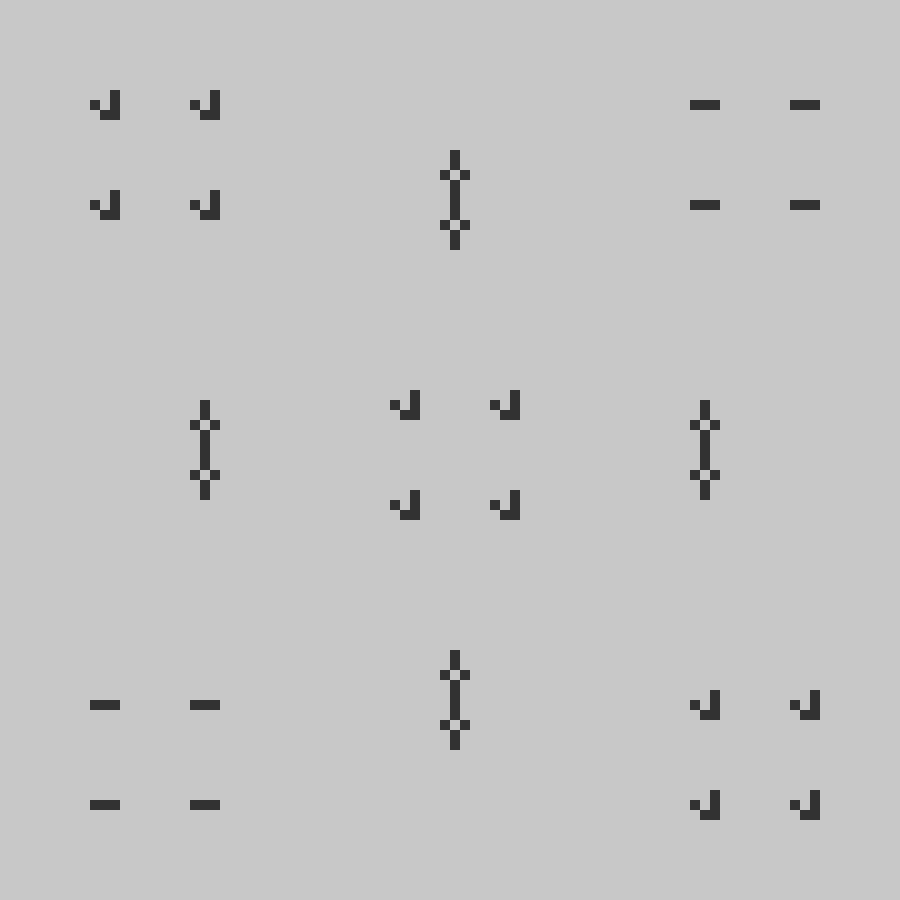
Frame 1 (no input)
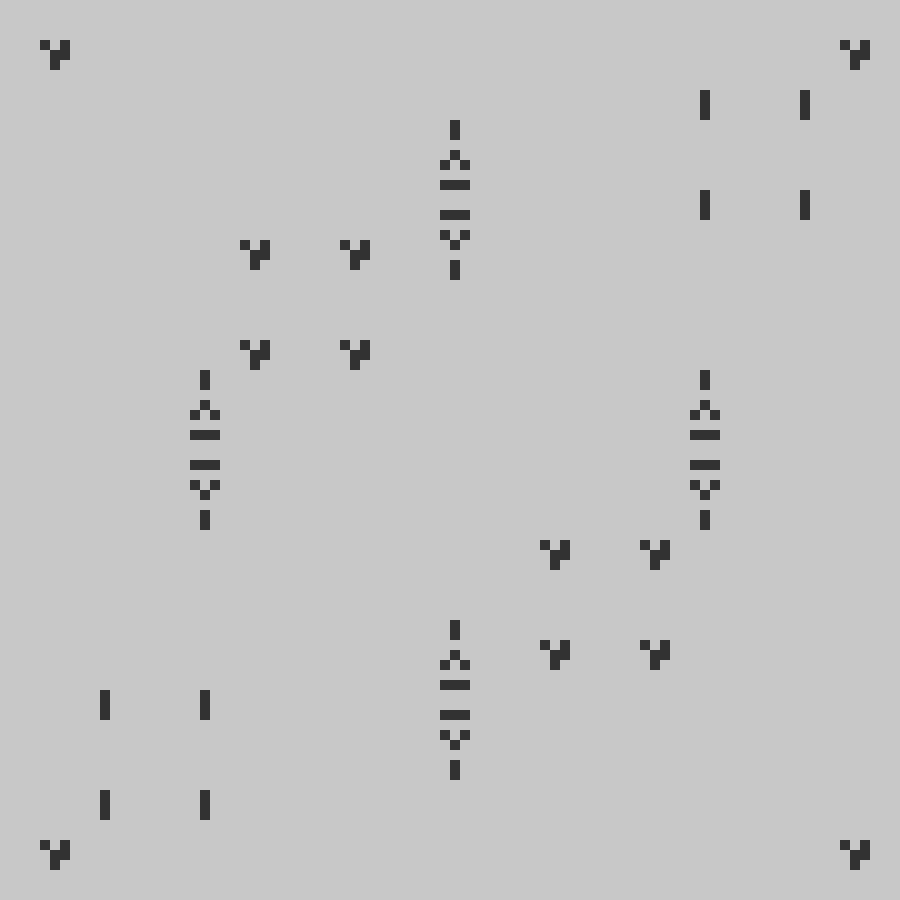
Frame 60 (no input)
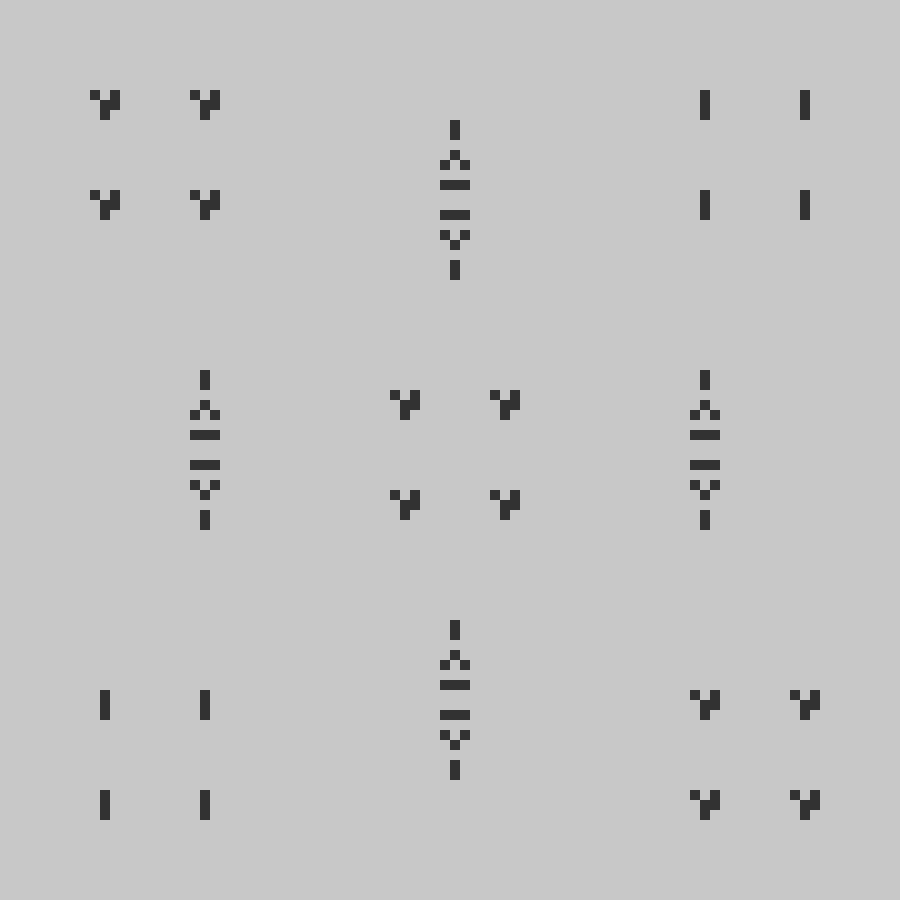
Frame 120 (the mouse pressed at the canvas centre since frame 60)

The p5.js sketch that drew these frames (run headless with seeded random() and noise() and a simulated clock; from frame 60 on, the mouse is pressed at the canvas centre):

// p5.js sketch
// ── sketch.js
let cells = [];
let backCells = [];
const windowSize = 900;
const cellSize = 10;
let rows, cols;

const FRAME_RATE = 60;
const ALIVE = true;
const DEAD = false;

function setup() {
  createCanvas(windowSize, windowSize);
  rows = windowSize / cellSize;
  cols = windowSize / cellSize;
  for (let index = 0; index < rows * cols; index++) {
    cells.push(DEAD);
    backCells.push(DEAD);
  }
  addStuff();
  flipBuffers();
  frameRate(FRAME_RATE);
}

function draw() {
  background(220);
  noStroke();
  for (let y = 0; y < rows; y++) {
    for (let x = 0; x < cols; x++) {
      let cell = getCell(x, y);
      if (cell === ALIVE) {
        fill(50);
      } else {
        fill(200);
      }
      rect(x * cellSize, y * cellSize, cellSize, cellSize);
    }
  }
  updateCells();
  flipBuffers();
}

let getCell = (x, y) => {
  x = (x + rows) % rows;
  y = (y + cols) % cols;
  return cells[x + cols * y];
};
let setCell = (x, y, value) => {
  x = (x + rows) % rows;
  y = (y + cols) % cols;
  return (backCells[x + cols * y] = value);
};

let updateCells = () => {
  for (let y = 0; y < rows; y++) {
    for (let x = 0; x < cols; x++) {
      var nextState = getNextState(x, y);
      setCell(x, y, nextState);
    }
  }
};

let getNextState = (x, y) => {
  neightbourCount = countNegighbours(x, y);
  if (getCell(x, y) === ALIVE) {
    neightbourCount--;
    if (neightbourCount === 2 || neightbourCount === 3) {
      return ALIVE;
    } else {
      return DEAD;
    }
  } else {
    if (neightbourCount === 3) {
      return ALIVE;
    } else {
      return DEAD;
    }
  }
};

let countNegighbours = (x, y) => {
  let neightbourCount = 0;
  for (let yOff = -1; yOff <= 1; yOff++) {
    for (let xOff = -1; xOff <= 1; xOff++) {
      let cell = getCell(x + xOff, y + yOff);
      if (cell === ALIVE) {
        neightbourCount++;
      }
    }
  }
  return neightbourCount;
};

let flipBuffers = () => {
  let temp = cells;
  cells = backCells;
  backCells = temp;
};

let addStuff = () => {
  let center = { x: rows / 2, y: cols / 2 };
  let corner = { x: center.x + rows / 3, y: center.y + cols / 3 };

  glider(corner.x - 5, corner.y - 5);
  glider(corner.x + 5, corner.y - 5);
  glider(corner.x + 5, corner.y + 5);
  glider(corner.x - 5, corner.y + 5);

  glider(-corner.x - 5, -corner.y - 5);
  glider(-corner.x + 5, -corner.y - 5);
  glider(-corner.x + 5, -corner.y + 5);
  glider(-corner.x - 5, -corner.y + 5);

  glider(center.x - 5, center.y - 5);
  glider(center.x + 5, center.y - 5);
  glider(center.x + 5, center.y + 5);
  glider(center.x - 5, center.y + 5);

  blinker(-10, 10);
  blinker(-20, 10);
  blinker(-20, 20);
  blinker(-10, 20);
  blinker(10, -10);
  blinker(20, -10);
  blinker(20, -20);
  blinker(10, -20);
  pentadecathlon(rows / 2, -20);
  pentadecathlon(rows / 2, +20);
  pentadecathlon(-20, cols / 2);
  pentadecathlon(+20, cols / 2);
};

let glider = (x, y) => {
  setCell(x - 1, y + 0, ALIVE);
  setCell(x - 0, y + 1, ALIVE);
  setCell(x + 1, y - 1, ALIVE);
  setCell(x + 1, y + 0, ALIVE);
  setCell(x + 1, y + 1, ALIVE);
};

let blinker = (x, y) => {
  setCell(x - 1, y, ALIVE);
  setCell(x + 0, y, ALIVE);
  setCell(x + 1, y, ALIVE);
};

let pentadecathlon = (x, y) => {
  setCell(x + 0, y - 5, ALIVE);
  setCell(x + 0, y - 4, ALIVE);
  setCell(x - 1, y - 3, ALIVE);
  setCell(x + 1, y - 3, ALIVE);
  setCell(x + 0, y - 2, ALIVE);
  setCell(x + 0, y - 1, ALIVE);
  setCell(x + 0, y + 0, ALIVE);
  setCell(x + 0, y + 1, ALIVE);
  setCell(x - 1, y + 2, ALIVE);
  setCell(x + 1, y + 2, ALIVE);
  setCell(x + 0, y + 3, ALIVE);
  setCell(x + 0, y + 4, ALIVE);
};
